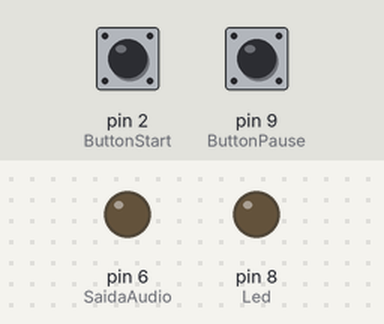
The sketch below on a simulated Arduino Uno, built with avr-gcc and run on an emulated ATmega328P. Parts: output pins drawn as LEDs (lit = HIGH). The inputs (shaded band) are chosen by the test bench; at power-on: pin 2 (ButtonStart) LOW, pin 9 (ButtonPause) LOW. Storage starts empty.

Above: at 1.2 s.
1.3 s: pin 2 (ButtonStart) pulled HIGH for 0.15 s
At 2.5 s:
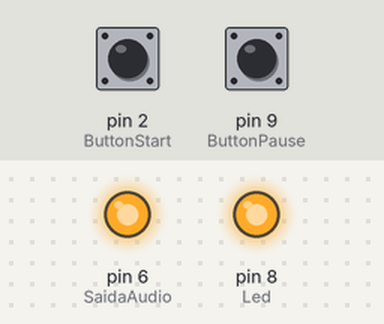
2.9 s: pin 9 (ButtonPause) pulled HIGH for 0.15 s
At 4.1 s:
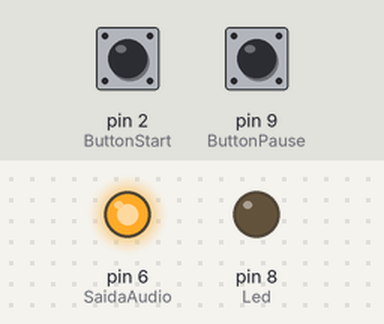
4.5 s: pin 2 (ButtonStart) pulled HIGH for 1 s
At 5.2 s:
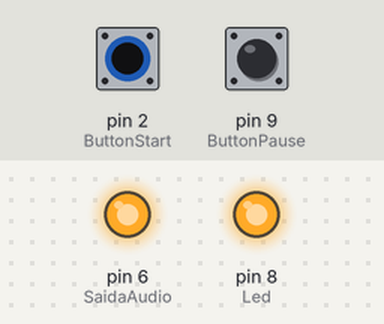
7.0 s: pin 9 (ButtonPause) pulled HIGH for 1 s
At 7.4 s:
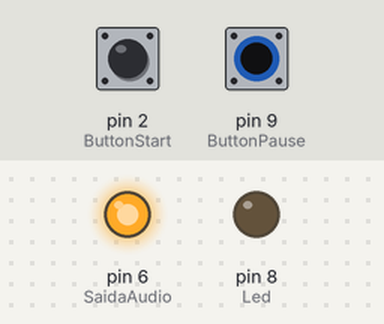
Timing chart, 0 to 10.0 s (numbered marks = the images above; inputs shaded):
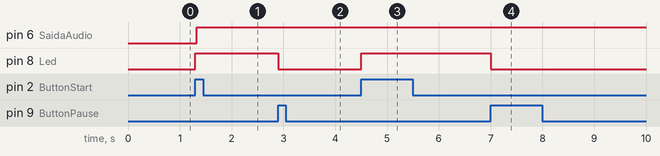

The sketch:

Reprodutor_Audio.ino
```cpp
/* Algoritmo de reprodução de Audio no arduino
  Desenvolvido por Felipe Ferreira.
  Componentes utilizadados: Arduino
                            Shield Ethernet = para utilizar o cartão SD
                            1 Led
                            2 Botões
                            Saida de Audio
                            2 Resistores de 10k
                            1 de 220k -> LED

*/

#include <SdFat.h>
#define SaidaAudio 6
const int chipSelect = 4;

SdFat sd;
SdFile ArquivoMusica;

const int ButtonStart = 2;
const int ButtonPause = 9;
const int Led = 8;
int buttonState = 0;
int buttonState2 = 0;

unsigned char data; // Declara uma variável para armazenar os dados do arquivo

void setup() {

  Serial.begin(9600);
  pinMode(SaidaAudio, OUTPUT); //Saida do Audio
  pinMode(ButtonStart, INPUT); //Entrada digital do botão Start.
  pinMode(ButtonPause, INPUT); //Entrada digital do botão Pause.
  pinMode(Led, OUTPUT); //Saida digital Led.
  TCCR0B = 0x01;     // Configura a frequência do PWM nos pinos 5 e 6 para 64KHz.
}

void loop() {
  buttonState = digitalRead(ButtonStart); // lê a entrada
  if (buttonState == HIGH) { // se o botao start for ligado toca o audio
    digitalWrite(Led, HIGH); // Liga o LED
    if (!sd.begin(SPI_FULL_SPEED, chipSelect)) sd.initErrorHalt();     // Inicia SdFat com máxima velocidade ou imprime mensagem de erro no "Serial Monitor".
    if (!ArquivoMusica.open("Savior4.wav", O_READ)) {     // Abre o arquivo chamado de audio
      sd.errorHalt("Erro ao abrir o codigo");
    }
    for (int count = 0; count < 42; count++) { // Pula o cabeçalho do arquivopara acessar os dados(depois de 129 leituras). Este número pode variar para cada arquivo.
      data = ArquivoMusica.read();     // Lê byte a byte até o final do cabeçalho.
    }
    while (data >= 0) {    // Se o dado a ser lido for maior ou igual a zero (não nulo),
      buttonState2 = digitalRead(ButtonPause);
      if (buttonState2 == HIGH) { // Da pause
        ArquivoMusica.close();
        break;
      }
      data = ArquivoMusica.read();     // Lê um byte do arquivo e armazena-o em "data".
      analogWrite(SaidaAudio, data);     // Envia os dados para o pino 6 (pino ligado ao alto falante).
      delayMicroseconds(40);     // Espera um certo intervalo (em microssegundos) para a próxima amostragem (de acordo com a do arquivo .wav).
    } // desliga o led
    buttonState = LOW;
  }
  digitalWrite(Led, LOW);
}
```

Measured:
- after the input at 1.3 s, pin 6 (SaidaAudio), pin 8 (Led): LOW → HIGH at once
- after the input at 2.9 s, pin 8 (Led): HIGH → LOW at once
- after the input at 4.5 s, pin 8 (Led): LOW → HIGH at once
- after the input at 7.0 s, pin 8 (Led): HIGH → LOW at once
